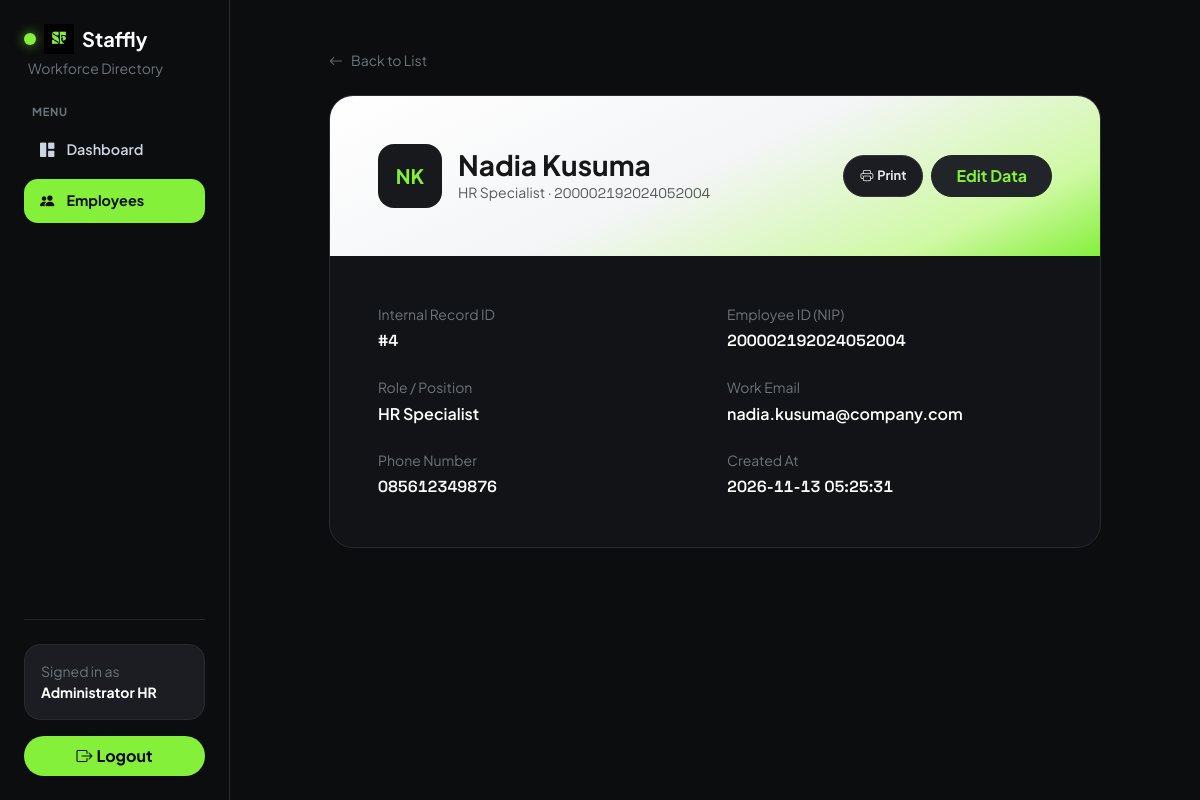
/pegawai/detail.php?id=4 (signed in), run on the app's committed database.
### tables this page shows
CREATE TABLE employees (
    id INT AUTO_INCREMENT PRIMARY KEY,
    nip VARCHAR(30) UNIQUE NOT NULL,
    nama VARCHAR(100) NOT NULL,
    email VARCHAR(100) NOT NULL,
    jabatan VARCHAR(80) NOT NULL,
    no_telepon VARCHAR(20) NULL,
    foto VARCHAR(255) NULL,
    created_at TIMESTAMP DEFAULT CURRENT_TIMESTAMP
);

### config/koneksi.php (called while the page is built, shortened)
<?php
function e(?string $value): string
{
    return htmlspecialchars($value ?? '', ENT_QUOTES, 'UTF-8');
}
function getInitials(string $fullName): string
{
    $parts = preg_split('/\s+/', trim($fullName)) ?: [];
    $initials = '';
    foreach (array_slice($parts, 0, 2) as $part) {
        $initials .= strtoupper(substr($part, 0, 1));
    }
    return $initials ?: 'ST';
}

### pegawai/detail.php (the view, shortened to what this page needs)
<?php
require_once '../config/koneksi.php';
$id = filter_input(INPUT_GET, 'id', FILTER_VALIDATE_INT);
$stmt = $pdo->prepare("SELECT * FROM employees WHERE id = :id");
$stmt->execute([':id' => $id]);
$employee = $stmt->fetch();
?>
<!doctype html>
<html lang="en">
<head>
    <link href="https://cdn.jsdelivr.net/npm/bootstrap@5.3.3/dist/css/bootstrap.min.css" rel="stylesheet">
    <link href="https://cdn.jsdelivr.net/npm/bootstrap-icons@1.11.3/font/bootstrap-icons.min.css" rel="stylesheet">
    <link rel="stylesheet" href="../assets/css/style.css?v=7">
</head>
<body>
    <div class="staffly-shell">
        <aside class="staffly-sidebar offcanvas-lg offcanvas-start text-white" tabindex="-1" id="stafflySidebar" aria-labelledby="stafflySidebarLabel">
            <div class="offcanvas-body d-flex flex-column justify-content-between h-100 p-4">
                <div>
                    <a href="../dashboard.php" class="d-none d-lg-flex align-items-center gap-2 text-white text-decoration-none fw-bold fs-5 mb-1">
                        <span class="staffly-dot"></span>
                        <img src="../assets/images/logo.png" alt="Staffly Logo" class="staffly-logo">
                        <span>Staffly</span>
                    </a>
                    <p class="d-none d-lg-block small text-secondary mb-4 ps-1">Workforce Directory</p>
                    <div class="small text-uppercase fw-bold text-secondary mb-2 px-2" style="font-size: 0.7rem; letter-spacing: 0.06em;">
                        Menu
                    </div>
                    <nav class="d-flex flex-column gap-2">
                        <a href="../dashboard.php" class="sidebar-menu-link">
                            <i class="bi bi-grid-1x2-fill"></i>
                            <span>Dashboard</span>
                        </a>
                        <a href="./index.php" class="sidebar-menu-link active">
                            <i class="bi bi-people-fill"></i>
                            <span>Employees</span>
                        </a>
                    </nav>
                </div>
                <div class="pt-4 border-top border-secondary border-opacity-25">
                    <div class="p-3 rounded-4 mb-3" style="background-color: var(--brand-card); border: 1px solid var(--brand-border);">
                        <div class="small text-secondary">Signed in as</div>
                        <div class="small fw-bold text-white text-truncate">
                            <?= e($_SESSION['nama_lengkap'] ?? 'HR Administrator') ?>
                        </div>
                    </div>
                    <a href="../logout.php" class="btn btn-neon w-100 py-2 text-decoration-none">
                        <i class="bi bi-box-arrow-right me-1"></i>Logout
                    </a>
                </div>
            </div>
        </aside>
        <div class="staffly-main-area">
            <main class="container-fluid px-3 px-lg-4 py-5 flex-grow-1" style="max-width: 820px;">
                <a href="./index.php" class="text-secondary text-decoration-none small d-inline-flex align-items-center gap-2 mb-4">
                    <i class="bi bi-arrow-left"></i>Back to List
                </a>
                <div class="staffly-panel overflow-hidden">
                    <div class="detail-hero-header p-4 p-sm-5 d-flex flex-column flex-sm-row justify-content-between align-items-sm-center gap-3">
                        <div class="d-flex align-items-center gap-3">
                            <?php if (!empty($employee['foto'])): ?>
                                <img src="../assets/images/employees/<?= e($employee['foto']) ?>" alt="<?= e($employee['nama']) ?>"
                                     style="width: 64px; height: 64px; border-radius: 16px; object-fit: cover;">
                            <?php else: ?>
                                <div class="d-flex align-items-center justify-content-center fw-bold"
                                     style="width: 64px; height: 64px; border-radius: 16px; background: #18191c; color: #84f03a; font-size: 1.25rem;">
                                    <?= e(getInitials($employee['nama'])) ?>
                                </div>
                            <?php endif; ?>
                            <div>
                                <h1 class="h3 fw-bold mb-0"><?= e($employee['nama']) ?></h1>
                                <div class="small text-dark opacity-75"><?= e($employee['jabatan']) ?> · <span class="font-mono-tabular"><?= e($employee['nip']) ?></span></div>
                            </div>
                        </div>
                        <div class="d-flex gap-2 flex-shrink-0 no-print">
                            <button onclick="window.print()" class="btn btn-sm rounded-pill px-3 py-2 fw-bold"
                                style="background-color: var(--brand-card); border: 1px solid #32363e; color: #e5e7eb; font-size: 0.8rem;">
                                <i class="bi bi-printer me-1"></i>Print
                            </button>
                            <a href="./edit.php?id=<?= (int) $employee['id'] ?>" class="btn btn-dark rounded-pill px-4 py-2 small fw-bold" style="color: #84f03a;">
                                Edit Data
                            </a>
                        </div>
                    </div>
                    <div class="p-4 p-sm-5 row g-4">
                        <div class="col-sm-6">
                            <div class="small text-secondary mb-1">Internal Record ID</div>
                            <div class="fw-semibold text-white font-mono-tabular">#<?= (int) $employee['id'] ?></div>
                        </div>
                        <div class="col-sm-6">
                            <div class="small text-secondary mb-1">Employee ID (NIP)</div>
                            <div class="fw-semibold text-white font-mono-tabular"><?= e($employee['nip']) ?></div>
                        </div>
                        <div class="col-sm-6">
                            <div class="small text-secondary mb-1">Role / Position</div>
                            <div class="fw-semibold text-white"><?= e($employee['jabatan']) ?></div>
                        </div>
                        <div class="col-sm-6">
                            <div class="small text-secondary mb-1">Work Email</div>
                            <div class="fw-semibold text-white"><?= e($employee['email']) ?></div>
                        </div>
                        <div class="col-sm-6">
                            <div class="small text-secondary mb-1">Phone Number</div>
                            <div class="fw-semibold text-white font-mono-tabular"><?= e($employee['no_telepon'] ?: 'Not provided') ?></div>
                        </div>
                        <div class="col-sm-6">
                            <div class="small text-secondary mb-1">Created At</div>
                            <div class="fw-semibold text-white font-mono-tabular"><?= e($employee['created_at']) ?></div>
                        </div>
                    </div>
                </div>
            </main>
        </div>
    </div>
</body>
</html>

### assets/css/style.css (style rules this page uses)
:root { --brand-black: #0c0d0e; --brand-dark: #141518; --brand-panel: #121316; --brand-card: #1b1d22; --brand-border: #272a30; --brand-neon: #84f03a; --brand-neon-dark: #6ccd26; --hero-light: #f4f5f7; }
*, *::before, *::after { box-sizing: border-box; }
body { background-color: var(--brand-black); color: #e5e7eb; font-family: 'Plus Jakarta Sans', ui-sans-serif, system-ui, -apple-system, sans-serif; min-height: 100vh; display: flex; flex-direction: column; overflow-x: hidden; -webkit-font-smoothing: antialiased; -moz-osx-font-smoothing: grayscale; }
.font-mono-tabular { font-family: 'Space Grotesk', ui-monospace, monospace; font-variant-numeric: tabular-nums; }
.staffly-dot { width: 12px; height: 12px; border-radius: 9999px; background-color: var(--brand-neon); box-shadow: 0 0 12px rgba(132, 240, 58, 0.65); display: inline-block; }
.staffly-logo { height: 1.5em; width: auto; object-fit: contain; display: inline-block; flex-shrink: 0; vertical-align: middle; }
.staffly-panel { background-color: var(--brand-panel); border: 1px solid var(--brand-border); border-radius: 24px; }
.btn-neon { background-color: var(--brand-neon); color: #000000; font-weight: 700; border-radius: 9999px; border: none; transition: background-color 0.2s ease, transform 0.2s ease; }

### pegawai/detail.php (style rules this page uses)
:root { --brand-black: #0c0d0e; --brand-dark: #141518; --brand-panel: #121316; --brand-card: #1b1d22; --brand-border: #272a30; --brand-neon: #84f03a; --brand-neon-dark: #6ccd26; --hero-light: #f4f5f7; }
body { background-color: var(--brand-black) !important; color: #e5e7eb; }
.staffly-panel { background-color: var(--brand-panel) !important; border: 1px solid var(--brand-border) !important; border-radius: 24px; }
.staffly-shell { display: flex; min-height: 100vh; width: 100%; }
.staffly-sidebar { width: 230px; flex-shrink: 0; background-color: var(--brand-panel); border-right: 1px solid var(--brand-border); }
.staffly-main-area { flex: 1 1 auto; min-width: 0; display: flex; flex-direction: column; }
@media (min-width: 992px) { .staffly-sidebar { position: sticky; top: 0; height: 100vh; } }
.sidebar-menu-link { display: flex; align-items: center; gap: 12px; padding: 11px 16px; border-radius: 14px; color: #cbd5e1; font-size: 0.9rem; font-weight: 600; text-decoration: none; transition: background-color 0.2s ease, color 0.2s ease; }
.sidebar-menu-link.active { background-color: var(--brand-neon); color: #0c0d0e; font-weight: 700; }
.detail-hero-header { background: linear-gradient( 155deg, #ffffff 0%, #f4f5f7 48%, #cff9a4 82%, #84f03a 100% ); color: #171717; }

### data on the page
employees: nama "NK", nama "Nadia Kusuma", jabatan "HR Specialist", nip "200002192024052004", id "4", email "nadia.kusuma@company.com", no_telepon "085612349876", created_at "2026-11-13 05:25:31"

### other printed values
$_SESSION['nama_lengkap'] "Administrator HR"
